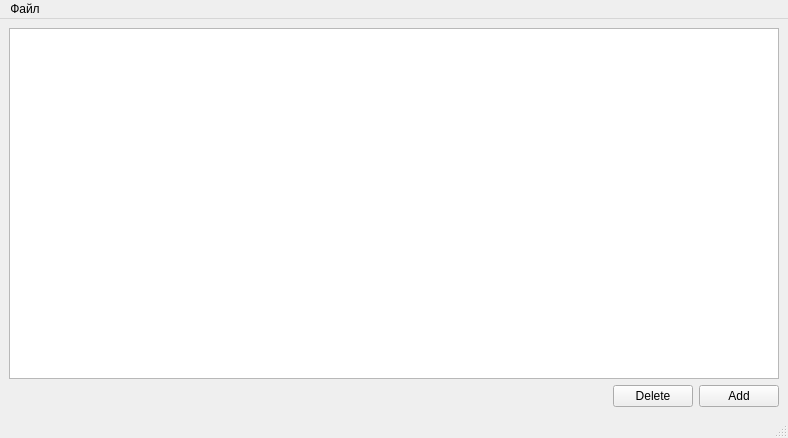
<?xml version="1.0" encoding="UTF-8"?>
<ui version="4.0">
 <class>MainWindow</class>
 <widget class="QMainWindow" name="MainWindow">
  <property name="geometry">
   <rect>
    <x>0</x>
    <y>0</y>
    <width>788</width>
    <height>438</height>
   </rect>
  </property>
  <property name="windowTitle">
   <string>MainWindow</string>
  </property>
  <widget class="QWidget" name="centralwidget">
   <layout class="QVBoxLayout" name="verticalLayout">
    <item>
     <widget class="QTableView" name="tableView">
      <property name="editTriggers">
       <set>QAbstractItemView::DoubleClicked</set>
      </property>
      <property name="selectionMode">
       <enum>QAbstractItemView::ContiguousSelection</enum>
      </property>
      <property name="selectionBehavior">
       <enum>QAbstractItemView::SelectItems</enum>
      </property>
     </widget>
    </item>
    <item>
     <layout class="QHBoxLayout" name="HL_Buttons">
      <item>
       <spacer name="HS_Buttons">
        <property name="orientation">
         <enum>Qt::Horizontal</enum>
        </property>
        <property name="sizeHint" stdset="0">
         <size>
          <width>40</width>
          <height>20</height>
         </size>
        </property>
       </spacer>
      </item>
      <item>
       <widget class="QPushButton" name="bDelete">
        <property name="text">
         <string>Delete</string>
        </property>
       </widget>
      </item>
      <item>
       <widget class="QPushButton" name="bAdd">
        <property name="text">
         <string>Add</string>
        </property>
       </widget>
      </item>
     </layout>
    </item>
   </layout>
  </widget>
  <widget class="QMenuBar" name="menubar">
   <property name="geometry">
    <rect>
     <x>0</x>
     <y>0</y>
     <width>788</width>
     <height>20</height>
    </rect>
   </property>
   <widget class="QMenu" name="menu">
    <property name="title">
     <string>Файл</string>
    </property>
    <addaction name="aSave"/>
    <addaction name="aLoad"/>
   </widget>
   <addaction name="menu"/>
  </widget>
  <widget class="QStatusBar" name="statusbar"/>
  <action name="aSave">
   <property name="text">
    <string>Сохранить</string>
   </property>
  </action>
  <action name="aLoad">
   <property name="text">
    <string>Открыть</string>
   </property>
  </action>
 </widget>
 <resources/>
 <connections/>
</ui>
